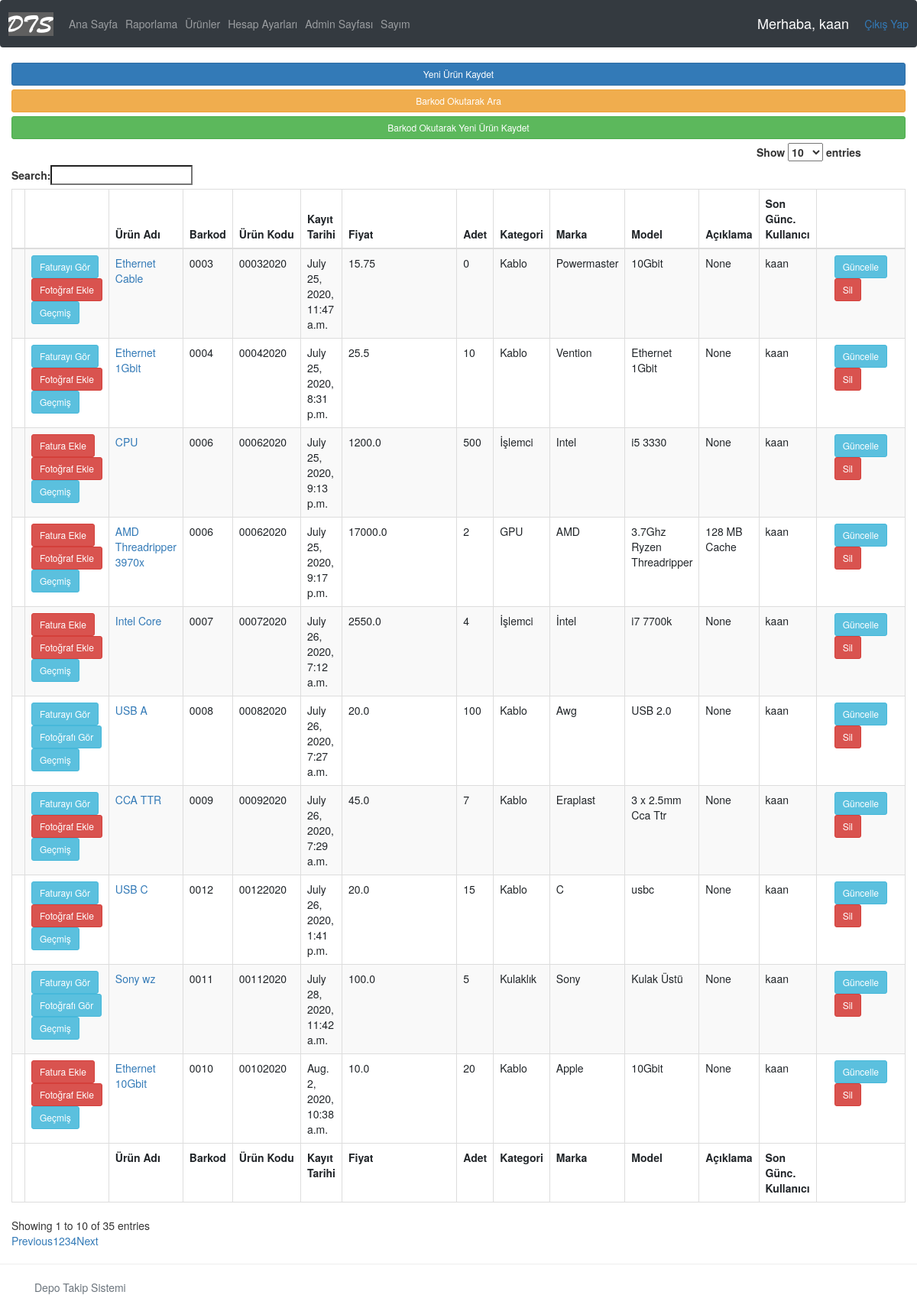
The page /products/ (signed in) on the database its author committed.
### accounts/models.py (models this page shows, shortened)
class Product(models.Model):
    name = models.CharField(max_length=200)
    barcode = models.CharField(max_length=48)
    code = models.CharField(max_length=255)
    criticalStock = models.BooleanField(default=False) #kritik stok
    criticalStockAmt = models.IntegerField(null=True, blank=True)
    photo = models.ImageField(blank=True, null=True)
    vendor = models.CharField(max_length=200) #alınan firma
    dateBought = models.DateField(null=True) #satın alınan tarih
    regDate = models.DateTimeField( auto_now_add=True, null=True ) #ürünün kayıt edildiği tarih
    price = models.FloatField() #ürünün fiyatı
    amount = models.IntegerField() #ürünün adeti
    category = models.CharField(max_length=200) #ürünün kategorisi
    brand = models.CharField(max_length = 200) #ürünün markası
    model = models.CharField(max_length = 200, blank=True, null=True)
    description = models.CharField(max_length = 400, blank=True, null=True) #açıklama
    editor = models.CharField(max_length = 200) #ürünü kaydeden/silen kullanıcı
    invoice = models.OneToOneField('Invoice', on_delete=models.CASCADE, related_name="fatura", null=True, blank=True )
    history = HistoricalRecords(
        history_change_reason_field=models.TextField(null=True, max_length=255)
    )
    lastStocktakeTime = models.DateTimeField(blank=True, null=True) #son sayım yapılan tarih

### accounts/views.py (the view)
# urls.py: path('products/', views.products, name='products'),
@login_required(login_url='login')
def products(request):
    products = Product.objects.all()
    context = {'products': products }
    return render( request, 'accounts/products-new.html', context )

### accounts/templates/accounts/products-new.html (shortened to what this page needs)
{%  extends 'accounts/main.html' %}
{% block content %}
<script src="https://code.jquery.com/jquery-3.3.1.slim.min.js"></script>
<link rel="stylesheet" href="https://cdn.datatables.net/1.10.21/css/dataTables.bootstrap.min.css">
<link rel="stylesheet" href="https://maxcdn.bootstrapcdn.com/bootstrap/3.3.7/css/bootstrap.min.css">
<a class="btn btn-primary  btn-sm btn-block" href="{% url 'addProduct' %}">Yeni Ürün Kaydet</a>
<a class="btn btn-warning  btn-sm btn-block" href="{% url 'barcode_view' %}">Barkod Okutarak Ara</a>
<a class="btn btn-success  btn-sm btn-block" href="{% url 'addProductFromBarcode' %}">Barkod Okutarak Yeni Ürün Kaydet</a>
    <table id="products" class="table table-striped table-bordered" cellspacing="0" width="100%">
      <thead>
        <tr>
          <th></th>
          <th></th>
          <th>Ürün Adı</th>
          <th>Barkod</th>
          <th>Ürün Kodu</th>
          <th>Kayıt Tarihi</th>
          <th>Fiyat</th>
          <th>Adet</th>
          <th>Kategori</th>
          <th>Marka</th>
          <th>Model</th>
          <th>Açıklama</th>
          <th>Son Günc. Kullanıcı</th>
          <th></th>
        </tr>
      </thead>
      <tbody>
          {% for product in products %}
              <tr>
                  <td></td>
                  <div class="col-sm-2 buttons-alignment">
                      <td>
                          {% if product.invoice is not Null %}
                              <a class="btn btn-sm btn-info" href="{% url 'invoice-path' product.invoice.id %}">Faturayı Gör</a>
                          {% else %}
                              <a class="btn btn-sm btn-danger" href="{% url 'addInvoice' product.id %}">Fatura Ekle</a>
                          {% endif %}
                          {% if product.photo %}
                             <a class="btn btn-sm btn-info" href="{{ product.photo.url }}">Fotoğrafı Gör</a>
                          {% else %}
                             <a class="btn btn-sm btn-danger" href="{% url 'updateProduct' product.id %}">Fotoğraf Ekle</a>
                          {% endif %}
                          <a class="btn btn-sm btn-info" href="{% url 'history-path' product.id %}">Geçmiş</a>
                      </td>
                  </div>
                  <td>
                      <a href="{% url 'productPage' product.id %}">{{ product.name }}</a>
                  </td>
                  <td>{{ product.barcode }}</td>
                  <td>{{ product.code }}</td>
                  <td>{{ product.regDate }}</td>
                  <td>{{ product.price }}</td>
                  <td>{{ product.amount }}</td>
                  <td>{{ product.category }}</td>
                  <td>{{ product.brand }}</td>
                  <td>{{ product.model }}</td>
                  <td>{{ product.description }}</td>
                  <td>{{ product.editor }}</td>
                  <td>
                      <div class="col-sm-2 buttons-alignment">
                          <a class="btn btn-sm btn-info" href="{% url 'updateProduct' product.id %}">Güncelle</a>
                          <a class="btn btn-sm btn-danger" href="{% url 'deleteProduct' product.id %}">Sil</a>
                      </div>
                  </td>
              </tr>
          {% endfor %}
      </tbody>
      <tfoot>
        <tr>
          <th>
          </th>
          <th>
          </th>
          <th>Ürün Adı
          </th>
          <th>Barkod
          </th>
          <th>Ürün Kodu
          </th>
          <th>Kayıt Tarihi
          </th>
          <th>Fiyat
          </th>
          <th>Adet
          </th>
          <th>Kategori
          </th>
          <th>Marka
          </th>
          <th>Model
          </th>
          <th>Açıklama
          </th>
          <th>Son Günc. Kullanıcı
          </th>
        </tr>
      </tfoot>
    </table>
{% endblock content %}

### accounts/templates/accounts/navbar.html (shortened to what this page needs)
{% load static %}
<nav class="navbar navbar-expand-lg navbar-dark bg-dark">
    <a href="/">
        <img class="logo" src="{% static 'images/dts.png' %}">
    </a>
    <div class="collapse navbar-collapse" id="navbarNav">
        <ul class="navbar-nav">
          <li class="nav-item ">
              <a class="nav-link" href="{% url 'home' %}">Ana Sayfa</a>
          </li>
          <li class="nav-item ">
              <a class="nav-link" href="/reportPage">Raporlama</a>
          </li>
          <li class="nav-item ">
              <a class="nav-link" href="/products">Ürünler</a>
          </li>
          {% if request.user.is_staff %}
          <li class="nav-item">
              <a class="nav-link" href="{% url 'account' %}">Hesap Ayarları</a>
          </li>
          {% endif %}
          <li class="nav-item">
              <a class="nav-link" href="/admin">Admin Sayfası</a>
          </li>
          <li class="nav-item">
              <a class="nav-link" href="/stocktakePage">Sayım</a>
          </li>
        </ul>
    </div>
    <span class="hello-msg">Merhaba, {{request.user}}</span>
    <span><a href="{% url 'logout' %}">Çıkış Yap</a></span>
</nav>

### static/css/main.css (style rules this page uses)
body { background-color: #ebeff5; }

### accounts/templates/accounts/navbar.html (style rules this page uses)
.hello-msg { font-size: 18px; color: #fff; margin-right: 20px; }

### rows shown on the page
Product: shows "Faturayı Gör", photo "Fotoğraf Ekle", name "Ethernet Cable", barcode "0003", code "00032020", regDate "July 25, 2020, 11:47 a.m.", price "15.75", amount "0", category "Kablo", brand "Powermaster", model "10Gbit", description "None", editor "kaan"
Product: shows "Faturayı Gör", photo "Fotoğraf Ekle", name "Ethernet 1Gbit", barcode "0004", code "00042020", regDate "July 25, 2020, 8:31 p.m.", price "25.5", amount "10", category "Kablo", brand "Vention", model "Ethernet 1Gbit", description "None", editor "kaan"
Product: shows "Fatura Ekle", photo "Fotoğraf Ekle", name "CPU", barcode "0006", code "00062020", regDate "July 25, 2020, 9:13 p.m.", price "1200.0", amount "500", category "İşlemci", brand "Intel", model "i5 3330", description "None", editor "kaan"
Product: shows "Fatura Ekle", photo "Fotoğraf Ekle", name "AMD Threadripper 3970x", barcode "0006", code "00062020", regDate "July 25, 2020, 9:17 p.m.", price "17000.0", amount "2", category "GPU", brand "AMD", model "3.7Ghz Ryzen Threadripper", description "128 MB Cache", editor "kaan"
Product: shows "Fatura Ekle", photo "Fotoğraf Ekle", name "Intel Core", barcode "0007", code "00072020", regDate "July 26, 2020, 7:12 a.m.", price "2550.0", amount "4", category "İşlemci", brand "İntel", model "i7 7700k", description "None", editor "kaan"
Product: shows "Faturayı Gör", name "USB A", barcode "0008", code "00082020", regDate "July 26, 2020, 7:27 a.m.", price "20.0", amount "100", category "Kablo", brand "Awg", model "USB 2.0", description "None", editor "kaan"
Product: shows "Faturayı Gör", photo "Fotoğraf Ekle", name "CCA TTR", barcode "0009", code "00092020", regDate "July 26, 2020, 7:29 a.m.", price "45.0", amount "7", category "Kablo", brand "Eraplast", model "3 x 2.5mm Cca Ttr", description "None", editor "kaan"
Product: shows "Faturayı Gör", photo "Fotoğraf Ekle", name "USB C", barcode "0012", code "00122020", regDate "July 26, 2020, 1:41 p.m.", price "20.0", amount "15", category "Kablo", brand "C", model "usbc", description "None", editor "kaan"
Product: shows "Faturayı Gör", name "Sony wz", barcode "0011", code "00112020", regDate "July 28, 2020, 11:42 a.m.", price "100.0", amount "5", category "Kulaklık", brand "Sony", model "Kulak Üstü", description "None", editor "kaan"
Product: shows "Fatura Ekle", photo "Fotoğraf Ekle", name "Ethernet 10Gbit", barcode "0010", code "00102020", regDate "Aug. 2, 2020, 10:38 a.m.", price "10.0", amount "20", category "Kablo", brand "Apple", model "10Gbit", description "None", editor "kaan"

### other values the page prints
{{ request.user }} "kaan"
